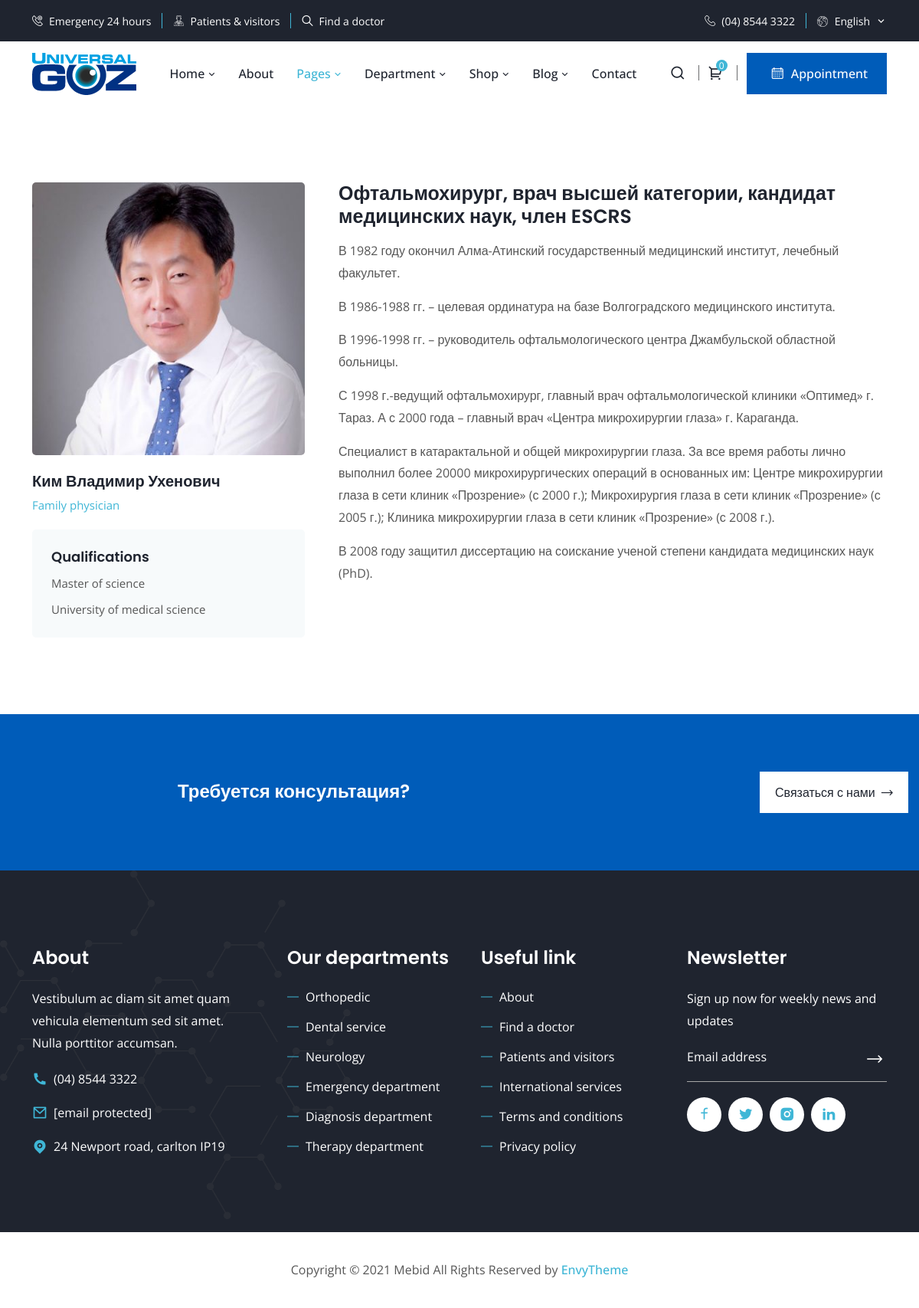
Page /doctor/1/ on the committed database.
### home/models.py (models this page shows, shortened)
class Doctor(models.Model):
    full_name = models.CharField(max_length=200, verbose_name="ФИО")
    position = models.CharField(max_length=300, verbose_name="Должность")
    image = models.ImageField(null=True, blank=True, upload_to="doctors")

class Description(models.Model):
    doctor = models.ForeignKey(Doctor, on_delete=models.CASCADE, related_name="descriptions")
    text = models.TextField(verbose_name="Описание")

### home/views.py (the view)
# urls.py: path('doctor/<int:doctors_id>/', DoctorDetail.as_view(), name='doctor'),
class DoctorDetail(DetailView):
    model = Doctor
    template_name = "doctor-detail.html"
    context_object_name = 'doctors'
    pk_url_kwarg = 'doctors_id'
    def get_context_data(self, **kwargs):
        context = super().get_context_data()
        context['texts'] = Description.objects.all()
        return context

### templates/doctor-detail.html (shortened to what this page needs)
{% extends 'index2.html' %}
{% load static %}
{% block page %}
        <section class="doctor-details-area ptb-100">
            <div class="container">
                <div class="row">
                    <div class="col-lg-4 col-md-12">
                        <div class="doctor-details-image">
                            <div class="desc-image">
                                <img src="{{doctors.image.url}}" alt="image">
                            </div>
                            <div class="desc-content">
                                <h3>{{ doctors.full_name}}</h3>
                                <span>Family physician</span>
                            </div>
                            <div class="desc-info-item">
                                <div class="item-content">
                                    <h4>Qualifications</h4>
                                    <span>Master of science</span>
                                    <span>University of medical science</span>
                                </div>
                            </div>
                        </div>
                    </div>
                    <div class="col-lg-8 col-md-12">
                        <div class="doctor-details-desc">
                            <div class="introduction-content">
                                <h3>{{ doctors.position}}</h3>
                                {% for do in texts %}
                                {% if do.doctor.id == doctors.id%}
                                <p>{{ do.text}}</p>
                                {% endif%}
                                {% endfor %}
                            </div>
                        </div>
                    </div>
                </div>
            </div>
        </section>
        <div class="overview-area pt-75 pb-75">
            <div class="container">
                <div class="row align-items-center">
                    <div class="col-lg-8 col-md-12">
                        <div class="overview-content">
                            <h3>Требуется консультация?</h3>
                        </div>
                    </div>
                    <div class="col-lg-2 col-md-12">
                        <div class="overview-btn">
                            <a href="contact.html" class="default-btn">Связаться с нами <i class="flaticon-right-arrow"></i></a>
                        </div>
                    </div>
                </div>
            </div>
        </div>
{% endblock %}

### static/assets/css/responsive.css (style rules this page uses)
@media only screen and (min-width: 1200px) and (max-width: 1399px) { .overview-btn .default-btn { padding: 15px 20px; } }

### rows in the picture
Doctor: image (picture), full_name "Ким Владимир Ухенович", position "Офтальмохирург, врач высшей категории, кандидат медицинских наук, член ESCRS"
Description: text "В 1982 году окончил Алма-Атинский государственный медицинский институт, лечебный факультет."
Description: text "В 1986-1988 гг. – целевая ординатура на базе Волгоградского медицинского института."
Description: text "В 1996-1998 гг. – руководитель офтальмологического центра Джамбульской областной больницы."
Description: text "С 1998 г.-ведущий офтальмохирург, главный врач офтальмологической клиники «Оптимед» г. Тараз. А с 2000 года – главный врач «Центра микрохирургии глаза» г. Караганда."
Description: text "Специалист в катарактальной и общей микрохирургии глаза. За все время работы лично выполнил более 20000 микрохирургических операций в основанных им: Центре микрохирургии глаза в сети клиник «Прозрение» (с 2000 г.); Микрохирургия глаза в сети клиник «Прозрение» (с 2005 г.); Клиника микрохирургии глаза в сети клиник «Прозрение» (с 2008 г.)."
Description: text "В 2008 году защитил диссертацию на соискание ученой степени кандидата медицинских наук (PhD)."
